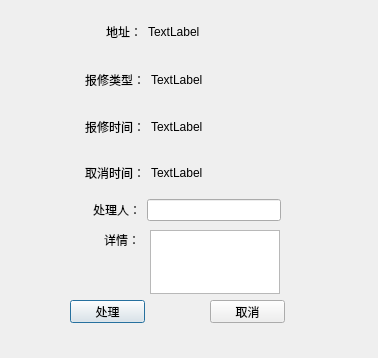
<?xml version="1.0" encoding="UTF-8"?>
<ui version="4.0">
 <class>CDEALREPAIRS</class>
 <widget class="QDialog" name="CDEALREPAIRS">
  <property name="geometry">
   <rect>
    <x>0</x>
    <y>0</y>
    <width>378</width>
    <height>358</height>
   </rect>
  </property>
  <property name="minimumSize">
   <size>
    <width>378</width>
    <height>358</height>
   </size>
  </property>
  <property name="maximumSize">
   <size>
    <width>378</width>
    <height>358</height>
   </size>
  </property>
  <property name="windowTitle">
   <string>Dialog</string>
  </property>
  <widget class="QLabel" name="label_6">
   <property name="geometry">
    <rect>
     <x>80</x>
     <y>230</y>
     <width>60</width>
     <height>20</height>
    </rect>
   </property>
   <property name="minimumSize">
    <size>
     <width>60</width>
     <height>20</height>
    </size>
   </property>
   <property name="text">
    <string>详情：</string>
   </property>
   <property name="alignment">
    <set>Qt::AlignRight|Qt::AlignTrailing|Qt::AlignVCenter</set>
   </property>
  </widget>
  <widget class="QTextEdit" name="QtextMessage">
   <property name="geometry">
    <rect>
     <x>150</x>
     <y>230</y>
     <width>130</width>
     <height>64</height>
    </rect>
   </property>
   <property name="minimumSize">
    <size>
     <width>130</width>
     <height>64</height>
    </size>
   </property>
  </widget>
  <widget class="QPushButton" name="QpbtnDeal">
   <property name="geometry">
    <rect>
     <x>70</x>
     <y>300</y>
     <width>75</width>
     <height>23</height>
    </rect>
   </property>
   <property name="text">
    <string>处理</string>
   </property>
  </widget>
  <widget class="QPushButton" name="QpbtnClose">
   <property name="geometry">
    <rect>
     <x>210</x>
     <y>300</y>
     <width>75</width>
     <height>23</height>
    </rect>
   </property>
   <property name="text">
    <string>取消</string>
   </property>
  </widget>
  <widget class="QLabel" name="label">
   <property name="geometry">
    <rect>
     <x>82</x>
     <y>22</y>
     <width>60</width>
     <height>20</height>
    </rect>
   </property>
   <property name="minimumSize">
    <size>
     <width>60</width>
     <height>20</height>
    </size>
   </property>
   <property name="text">
    <string>地址：</string>
   </property>
   <property name="alignment">
    <set>Qt::AlignRight|Qt::AlignTrailing|Qt::AlignVCenter</set>
   </property>
  </widget>
  <widget class="QLabel" name="QlblAddr">
   <property name="geometry">
    <rect>
     <x>148</x>
     <y>22</y>
     <width>211</width>
     <height>20</height>
    </rect>
   </property>
   <property name="minimumSize">
    <size>
     <width>130</width>
     <height>20</height>
    </size>
   </property>
   <property name="text">
    <string>TextLabel</string>
   </property>
  </widget>
  <widget class="QWidget" name="">
   <property name="geometry">
    <rect>
     <x>81</x>
     <y>60</y>
     <width>200</width>
     <height>161</height>
    </rect>
   </property>
   <layout class="QVBoxLayout" name="verticalLayout">
    <item>
     <layout class="QHBoxLayout" name="horizontalLayout_2">
      <item>
       <widget class="QLabel" name="label_2">
        <property name="minimumSize">
         <size>
          <width>60</width>
          <height>20</height>
         </size>
        </property>
        <property name="text">
         <string>报修类型：</string>
        </property>
        <property name="alignment">
         <set>Qt::AlignRight|Qt::AlignTrailing|Qt::AlignVCenter</set>
        </property>
       </widget>
      </item>
      <item>
       <widget class="QLabel" name="QlblType">
        <property name="minimumSize">
         <size>
          <width>130</width>
          <height>20</height>
         </size>
        </property>
        <property name="text">
         <string>TextLabel</string>
        </property>
       </widget>
      </item>
     </layout>
    </item>
    <item>
     <layout class="QHBoxLayout" name="horizontalLayout_3">
      <item>
       <widget class="QLabel" name="label_3">
        <property name="minimumSize">
         <size>
          <width>60</width>
          <height>20</height>
         </size>
        </property>
        <property name="text">
         <string>报修时间：</string>
        </property>
        <property name="alignment">
         <set>Qt::AlignRight|Qt::AlignTrailing|Qt::AlignVCenter</set>
        </property>
       </widget>
      </item>
      <item>
       <widget class="QLabel" name="QlblStime">
        <property name="minimumSize">
         <size>
          <width>130</width>
          <height>20</height>
         </size>
        </property>
        <property name="text">
         <string>TextLabel</string>
        </property>
       </widget>
      </item>
     </layout>
    </item>
    <item>
     <layout class="QHBoxLayout" name="horizontalLayout_4">
      <item>
       <widget class="QLabel" name="label_4">
        <property name="minimumSize">
         <size>
          <width>60</width>
          <height>20</height>
         </size>
        </property>
        <property name="text">
         <string>取消时间：</string>
        </property>
        <property name="alignment">
         <set>Qt::AlignRight|Qt::AlignTrailing|Qt::AlignVCenter</set>
        </property>
       </widget>
      </item>
      <item>
       <widget class="QLabel" name="QlblEtime">
        <property name="minimumSize">
         <size>
          <width>130</width>
          <height>20</height>
         </size>
        </property>
        <property name="text">
         <string>TextLabel</string>
        </property>
       </widget>
      </item>
     </layout>
    </item>
    <item>
     <layout class="QHBoxLayout" name="horizontalLayout_5">
      <item>
       <widget class="QLabel" name="label_5">
        <property name="minimumSize">
         <size>
          <width>60</width>
          <height>20</height>
         </size>
        </property>
        <property name="text">
         <string>处理人：</string>
        </property>
        <property name="alignment">
         <set>Qt::AlignRight|Qt::AlignTrailing|Qt::AlignVCenter</set>
        </property>
       </widget>
      </item>
      <item>
       <widget class="QLineEdit" name="QlineHuman">
        <property name="minimumSize">
         <size>
          <width>130</width>
          <height>20</height>
         </size>
        </property>
       </widget>
      </item>
     </layout>
    </item>
   </layout>
  </widget>
 </widget>
 <resources/>
 <connections/>
</ui>
